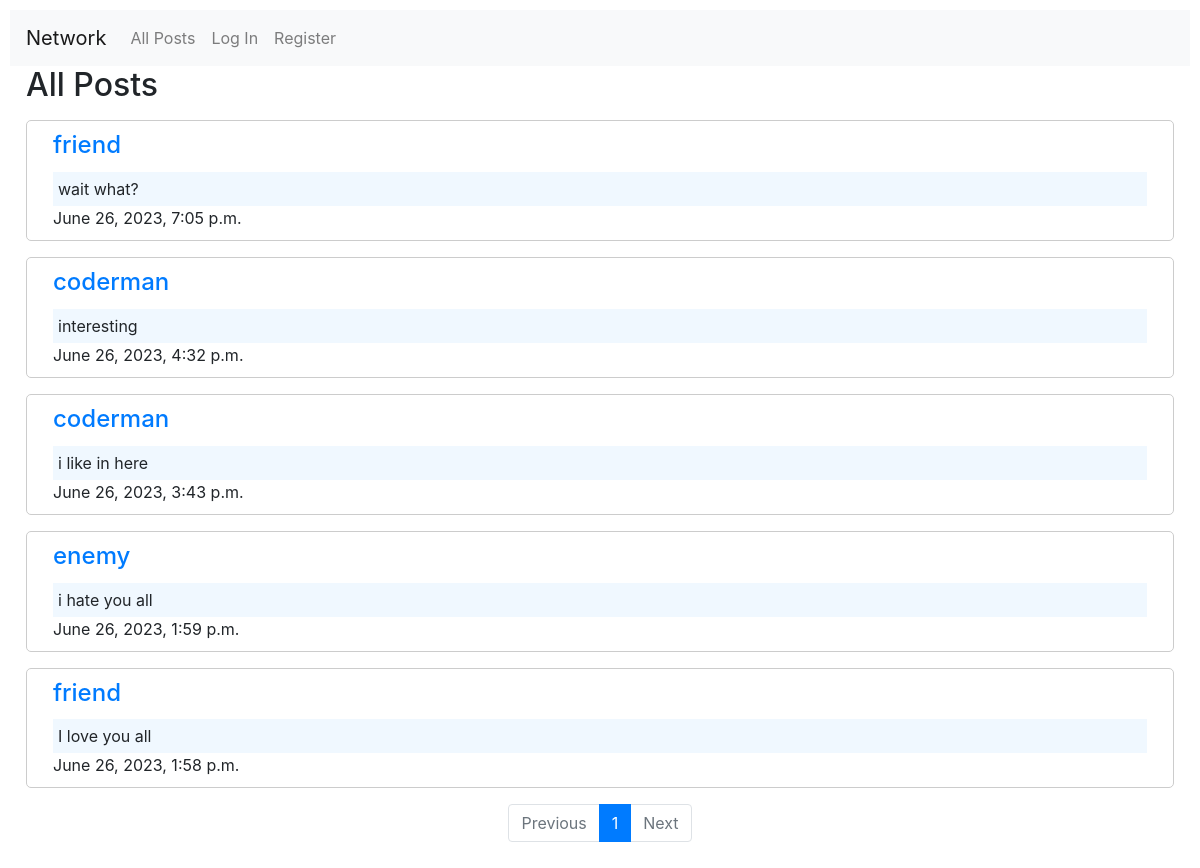
The app's page /, older data.
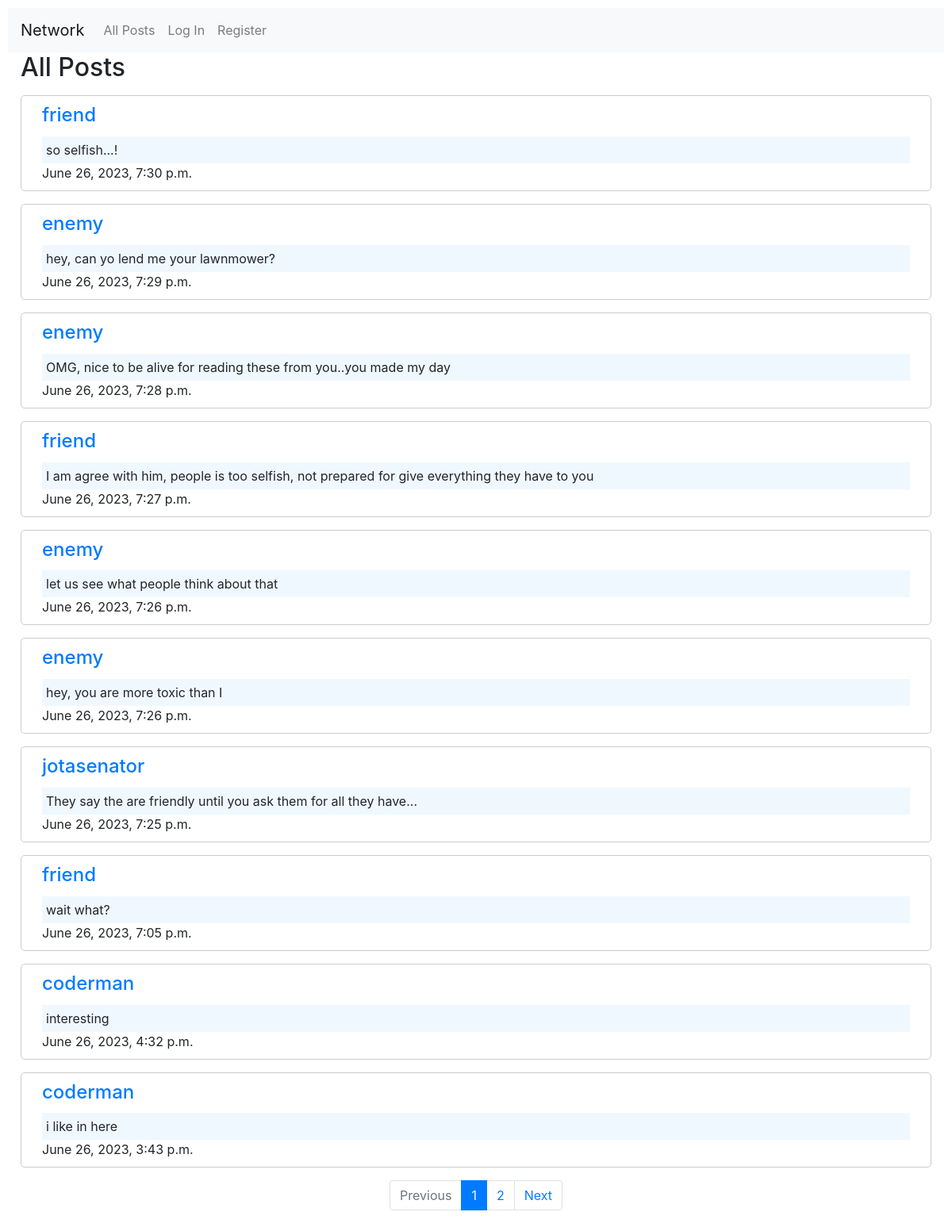
The same page, newer data.
### network/models.py (models this page shows)
class Post(models.Model):
    user = models.ForeignKey(
        User, on_delete=models.CASCADE, default=None, related_name="post"
    )
    created_at = models.DateTimeField(default=timezone.now)
    text = models.TextField(default="")

class User(AbstractUser):
    pass

### network/views.py (the view)
# urls.py: path("", views.index, name="index"),
def index(request):
    allPosts = Post.objects.all().order_by("-created_at")
    paginator = Paginator(allPosts, 10)
    page_number = request.GET.get("page")
    page_obj = paginator.get_page(page_number)
    return render(request, "network/index.html", {"page_obj": page_obj})

### network/templates/network/index.html (shortened to what this page needs)
{% extends "network/layout.html" %}
{% block body %}
<h2 class="ml-3">All Posts</h2>
<div>
    {% for post in page_obj%}
    <div class="card-body new-post mt-3">
        <a class="user-link" href="{% url 'profile' post.user %}">
            <h4 class=" card-title ml-3">{{post.user}}</h4>
        </a>
        <p class="card-text ml-3 mr-3 text">{{post.text}}</p>
        <p class="card-text ml-3">{{post.created_at}}</p>
    </div>
    {% endfor %}
    {% include 'network/pagination.html' %}
</div>
{% endblock %}

Row changes from the older to the newer data that the page shows:
no longer on this page (row unchanged): Post: user "enemy", text "i hate you all", created_at "June 26, 2023, 1:59 p.m."
no longer on this page (row unchanged): Post: user "friend", text "I love you all", created_at "June 26, 2023, 1:58 p.m."
added Post: user "friend", text "so selfish...!", created_at "June 26, 2023, 7:30 p.m."
added Post: user "enemy", text "hey, can yo lend me your lawnmower?", created_at "June 26, 2023, 7:29 p.m."
added Post: user "enemy", text "OMG, nice to be alive for reading these from you..you made my day", created_at "June 26, 2023, 7:28 p.m."
added Post: user "friend", text "I am agree with him, people is too selfish, not prepared for give everything they have to you", created_at "June 26, 2023, 7:27 p.m."
added Post: user "enemy", text "let us see what people think about that", created_at "June 26, 2023, 7:26 p.m."
added Post: user "enemy", text "hey, you are more toxic than I", created_at "June 26, 2023, 7:26 p.m."
added Post: user "jotasenator", text "They say the are friendly until you ask them for all they have...", created_at "June 26, 2023, 7:25 p.m."
Text that changed along with them:
new list line: "2"
